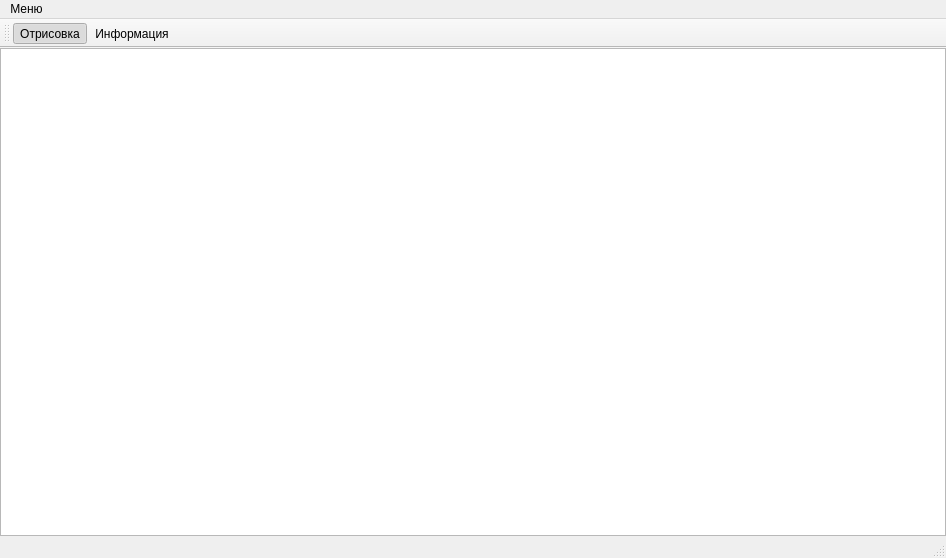
<?xml version="1.0" encoding="UTF-8"?>
<ui version="4.0">
 <class>TestTask</class>
 <widget class="QMainWindow" name="TestTask">
  <property name="geometry">
   <rect>
    <x>0</x>
    <y>0</y>
    <width>946</width>
    <height>558</height>
   </rect>
  </property>
  <property name="windowTitle">
   <string>TestTask</string>
  </property>
  <widget class="QWidget" name="centralWidget">
   <layout class="QVBoxLayout" name="verticalLayout">
    <property name="leftMargin">
     <number>0</number>
    </property>
    <property name="topMargin">
     <number>0</number>
    </property>
    <property name="rightMargin">
     <number>0</number>
    </property>
    <property name="bottomMargin">
     <number>0</number>
    </property>
    <item>
     <widget class="QStackedWidget" name="stackedWidget">
      <property name="currentIndex">
       <number>1</number>
      </property>
      <widget class="QWidget" name="page">
       <layout class="QVBoxLayout" name="verticalLayout_2">
        <property name="spacing">
         <number>0</number>
        </property>
        <property name="leftMargin">
         <number>0</number>
        </property>
        <property name="topMargin">
         <number>0</number>
        </property>
        <property name="rightMargin">
         <number>0</number>
        </property>
        <property name="bottomMargin">
         <number>0</number>
        </property>
        <item>
         <widget class="QGraphicsView" name="graphicsView"/>
        </item>
       </layout>
      </widget>
      <widget class="QWidget" name="page_2">
       <layout class="QVBoxLayout" name="verticalLayout_3">
        <property name="spacing">
         <number>0</number>
        </property>
        <property name="leftMargin">
         <number>0</number>
        </property>
        <property name="topMargin">
         <number>0</number>
        </property>
        <property name="rightMargin">
         <number>0</number>
        </property>
        <property name="bottomMargin">
         <number>0</number>
        </property>
        <item>
         <widget class="QTableView" name="tableView">
          <property name="editTriggers">
           <set>QAbstractItemView::AnyKeyPressed|QAbstractItemView::DoubleClicked|QAbstractItemView::EditKeyPressed</set>
          </property>
          <attribute name="horizontalHeaderDefaultSectionSize">
           <number>150</number>
          </attribute>
         </widget>
        </item>
       </layout>
      </widget>
     </widget>
    </item>
   </layout>
  </widget>
  <widget class="QMenuBar" name="menuBar">
   <property name="geometry">
    <rect>
     <x>0</x>
     <y>0</y>
     <width>946</width>
     <height>21</height>
    </rect>
   </property>
   <widget class="QMenu" name="menu">
    <property name="title">
     <string>Меню</string>
    </property>
    <addaction name="actionDrow"/>
    <addaction name="actionInfo"/>
   </widget>
   <addaction name="menu"/>
  </widget>
  <widget class="QToolBar" name="mainToolBar">
   <attribute name="toolBarArea">
    <enum>TopToolBarArea</enum>
   </attribute>
   <attribute name="toolBarBreak">
    <bool>false</bool>
   </attribute>
   <addaction name="actionDrow"/>
   <addaction name="actionInfo"/>
  </widget>
  <widget class="QStatusBar" name="statusBar"/>
  <action name="actionDrow">
   <property name="checkable">
    <bool>true</bool>
   </property>
   <property name="checked">
    <bool>true</bool>
   </property>
   <property name="text">
    <string>Отрисовка</string>
   </property>
  </action>
  <action name="actionInfo">
   <property name="checkable">
    <bool>true</bool>
   </property>
   <property name="text">
    <string>Информация</string>
   </property>
  </action>
 </widget>
 <layoutdefault spacing="6" margin="11"/>
 <resources/>
 <connections/>
</ui>
